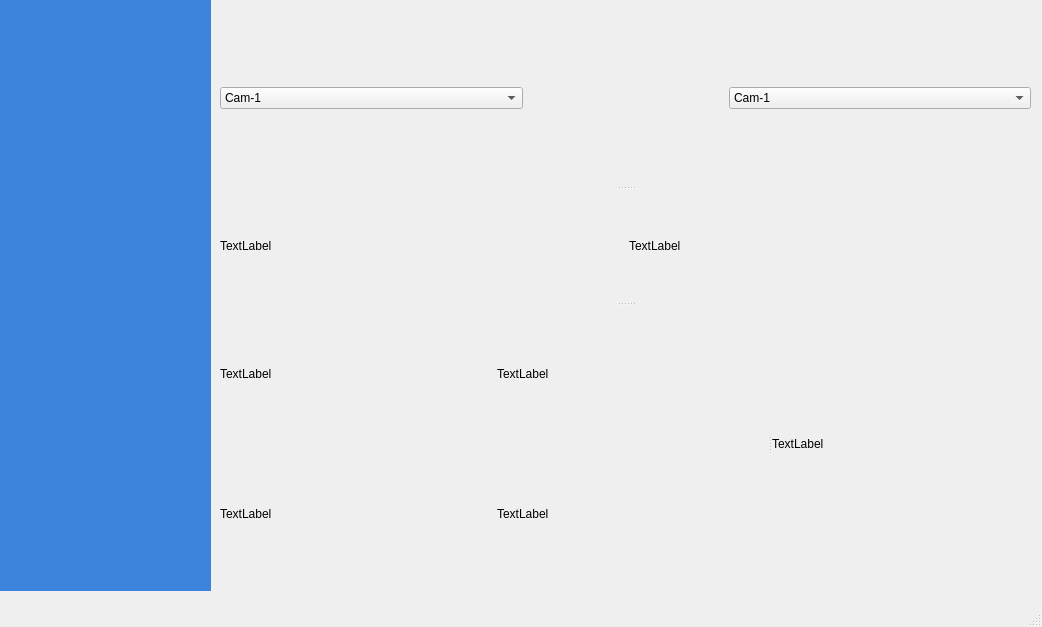
<?xml version="1.0" encoding="UTF-8"?>
<ui version="4.0">
 <class>MainWindow</class>
 <widget class="QMainWindow" name="MainWindow">
  <property name="geometry">
   <rect>
    <x>0</x>
    <y>0</y>
    <width>1042</width>
    <height>627</height>
   </rect>
  </property>
  <property name="windowTitle">
   <string>MainWindow</string>
  </property>
  <widget class="QWidget" name="centralwidget">
   <widget class="QLabel" name="label">
    <property name="geometry">
     <rect>
      <x>0</x>
      <y>0</y>
      <width>211</width>
      <height>591</height>
     </rect>
    </property>
    <property name="styleSheet">
     <string notr="true">
background-color: rgb(61, 130, 219);</string>
    </property>
    <property name="text">
     <string/>
    </property>
   </widget>
   <widget class="QWidget" name="layoutWidget">
    <property name="geometry">
     <rect>
      <x>20</x>
      <y>30</y>
      <width>181</width>
      <height>521</height>
     </rect>
    </property>
    <layout class="QVBoxLayout" name="verticalLayout_5">
     <item>
      <layout class="QVBoxLayout" name="verticalLayout_3">
       <item>
        <widget class="QLabel" name="timer_label">
         <property name="text">
          <string>TextLabel</string>
         </property>
        </widget>
       </item>
       <item>
        <layout class="QVBoxLayout" name="verticalLayout_2">
         <item>
          <widget class="QPushButton" name="Calibrate_pushButton">
           <property name="styleSheet">
            <string notr="true">
background-color: rgb(255, 255, 255);
font: 16pt &quot;MS Shell Dlg 2&quot;;
border-color: rgb(0, 0, 0);
color: rgb(0, 0, 0);

border-radius:15px;
  padding: 10px;

</string>
           </property>
           <property name="text">
            <string>Caliberate</string>
           </property>
          </widget>
         </item>
         <item>
          <layout class="QVBoxLayout" name="verticalLayout">
           <item>
            <layout class="QHBoxLayout" name="horizontalLayout_4">
             <item>
              <widget class="QPushButton" name="play_pushButton">
               <property name="styleSheet">
                <string notr="true">
background-color: rgb(255, 255, 255);
font: 16pt &quot;MS Shell Dlg 2&quot;;
border-color: rgb(0, 0, 0);
color: rgb(0, 0, 0);

border-radius:15px;
  padding: 10px;

button.setStyleSheet(&quot;qproperty-icon: url(&quot;F:\.venv\The_GUI_dr\Screenshot 2024-10-07 025553.png&quot;);&quot;);</string>
               </property>
               <property name="text">
                <string>P</string>
               </property>
              </widget>
             </item>
             <item>
              <widget class="QPushButton" name="stop_pushButton">
               <property name="styleSheet">
                <string notr="true">
background-color: rgb(255, 255, 255);
font: 16pt &quot;MS Shell Dlg 2&quot;;
border-color: rgb(0, 0, 0);
color: rgb(0, 0, 0);

border-radius:15px;
  padding: 10px;

button.setStyleSheet(&quot;qproperty-icon: url(&quot;F:\.venv\The_GUI_dr\Screenshot 2024-10-07 025553.png&quot;);&quot;);</string>
               </property>
               <property name="text">
                <string>S</string>
               </property>
              </widget>
             </item>
            </layout>
           </item>
           <item>
            <widget class="QPushButton" name="Save_pushButton">
             <property name="styleSheet">
              <string notr="true">
background-color: rgb(255, 255, 255);
font: 16pt &quot;MS Shell Dlg 2&quot;;
border-color: rgb(0, 0, 0);
color: rgb(0, 0, 0);

border-radius:15px;
  padding: 10px;

</string>
             </property>
             <property name="text">
              <string>Save</string>
             </property>
            </widget>
           </item>
          </layout>
         </item>
        </layout>
       </item>
      </layout>
     </item>
     <item>
      <layout class="QHBoxLayout" name="horizontalLayout_5">
       <item>
        <widget class="QLabel" name="Home_label">
         <property name="styleSheet">
          <string notr="true">background-image: url(:/newPrefix/Screenshot 2024-10-07 030545.png);</string>
         </property>
         <property name="text">
          <string/>
         </property>
        </widget>
       </item>
       <item>
        <widget class="QLabel" name="setting_label">
         <property name="styleSheet">
          <string notr="true">background-image: url(:/newPrefix/Screenshot 2024-10-07 030649.png);</string>
         </property>
         <property name="text">
          <string/>
         </property>
        </widget>
       </item>
      </layout>
     </item>
    </layout>
   </widget>
   <widget class="QSplitter" name="splitter_3">
    <property name="geometry">
     <rect>
      <x>220</x>
      <y>10</y>
      <width>811</width>
      <height>571</height>
     </rect>
    </property>
    <property name="orientation">
     <enum>Qt::Vertical</enum>
    </property>
    <widget class="QSplitter" name="splitter">
     <property name="orientation">
      <enum>Qt::Vertical</enum>
     </property>
     <widget class="QWidget" name="layoutWidget">
      <layout class="QHBoxLayout" name="horizontalLayout_6">
       <item>
        <widget class="QComboBox" name="comboBox">
         <property name="sizePolicy">
          <sizepolicy hsizetype="Preferred" vsizetype="Maximum">
           <horstretch>0</horstretch>
           <verstretch>5</verstretch>
          </sizepolicy>
         </property>
         <item>
          <property name="text">
           <string>Cam-1</string>
          </property>
         </item>
         <item>
          <property name="text">
           <string>Cam-2</string>
          </property>
         </item>
        </widget>
       </item>
       <item>
        <spacer name="horizontalSpacer">
         <property name="orientation">
          <enum>Qt::Horizontal</enum>
         </property>
         <property name="sizeType">
          <enum>QSizePolicy::Maximum</enum>
         </property>
         <property name="sizeHint" stdset="0">
          <size>
           <width>200</width>
           <height>1</height>
          </size>
         </property>
        </spacer>
       </item>
       <item>
        <widget class="QComboBox" name="comboBox_2">
         <property name="sizePolicy">
          <sizepolicy hsizetype="Preferred" vsizetype="Maximum">
           <horstretch>0</horstretch>
           <verstretch>5</verstretch>
          </sizepolicy>
         </property>
         <item>
          <property name="text">
           <string>Cam-1</string>
          </property>
         </item>
         <item>
          <property name="text">
           <string>Cam-2</string>
          </property>
         </item>
        </widget>
       </item>
      </layout>
     </widget>
     <widget class="QWidget" name="layoutWidget">
      <layout class="QHBoxLayout" name="horizontalLayout">
       <item>
        <widget class="QLabel" name="lefteye_label">
         <property name="text">
          <string>TextLabel</string>
         </property>
        </widget>
       </item>
       <item>
        <widget class="QLabel" name="right_label">
         <property name="text">
          <string>TextLabel</string>
         </property>
        </widget>
       </item>
      </layout>
     </widget>
    </widget>
    <widget class="QSplitter" name="splitter_2">
     <property name="orientation">
      <enum>Qt::Horizontal</enum>
     </property>
     <widget class="QWidget" name="layoutWidget">
      <layout class="QVBoxLayout" name="verticalLayout_4">
       <item>
        <layout class="QHBoxLayout" name="horizontalLayout_2">
         <item>
          <widget class="QLabel" name="topgraph_1_label">
           <property name="text">
            <string>TextLabel</string>
           </property>
          </widget>
         </item>
         <item>
          <widget class="QLabel" name="topgraph2_label">
           <property name="text">
            <string>TextLabel</string>
           </property>
          </widget>
         </item>
        </layout>
       </item>
       <item>
        <layout class="QHBoxLayout" name="horizontalLayout_3">
         <item>
          <widget class="QLabel" name="bottomgraph1_label">
           <property name="text">
            <string>TextLabel</string>
           </property>
          </widget>
         </item>
         <item>
          <widget class="QLabel" name="bottomgraph_2label">
           <property name="text">
            <string>TextLabel</string>
           </property>
          </widget>
         </item>
        </layout>
       </item>
      </layout>
     </widget>
     <widget class="QLabel" name="avatar_label">
      <property name="text">
       <string>TextLabel</string>
      </property>
     </widget>
    </widget>
   </widget>
   <zorder>splitter_3</zorder>
   <zorder>layoutWidget</zorder>
   <zorder>label</zorder>
  </widget>
  <widget class="QMenuBar" name="menubar">
   <property name="geometry">
    <rect>
     <x>0</x>
     <y>0</y>
     <width>1042</width>
     <height>21</height>
    </rect>
   </property>
  </widget>
  <widget class="QStatusBar" name="statusbar"/>
 </widget>
 <resources>
  <include location="The_GUI_dr/this_is_resource.qrc"/>
 </resources>
 <connections/>
</ui>
